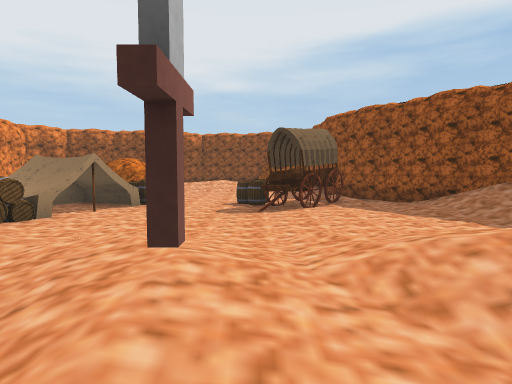
View 1 (above)

16 first-person views from a walk through a scene from a Unity 3-D project. The camera is 1.5 m above the floor, tilts 4° down and sees 75° across. The floor is counted in squares, 2 m on a side. Each view is taken from the middle of a square. On the plan, view 1 faces up. The plan holds only what a view shows up to about 11 squares ahead; the rest is blank.

View 2
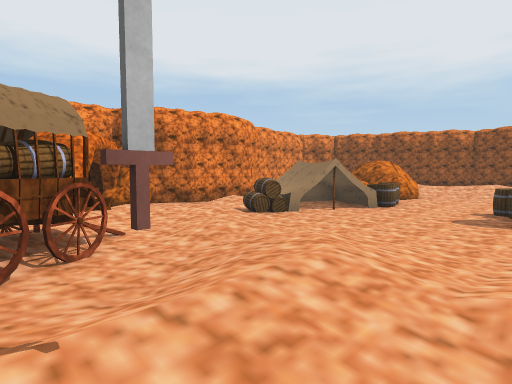

View 3
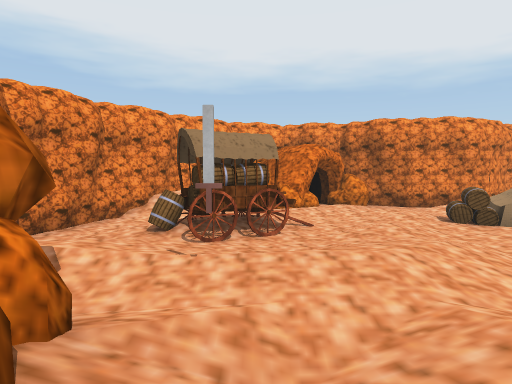

View 4
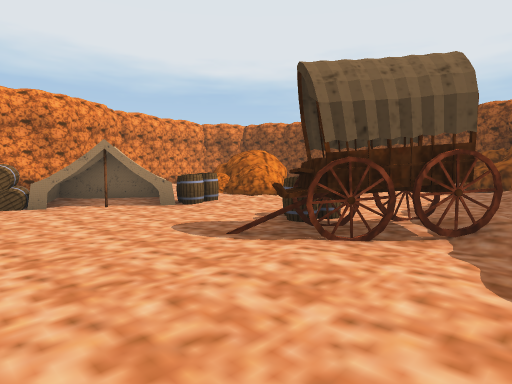

View 5
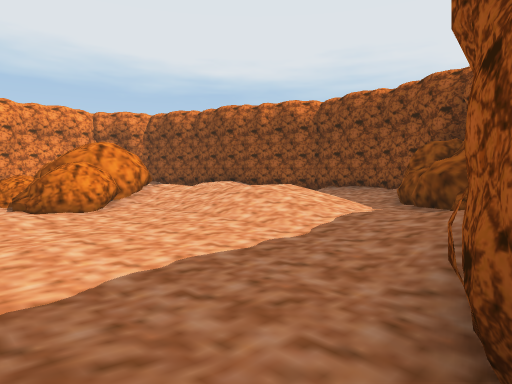

View 6
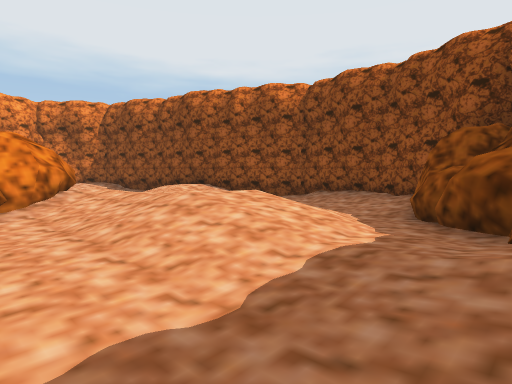

View 7
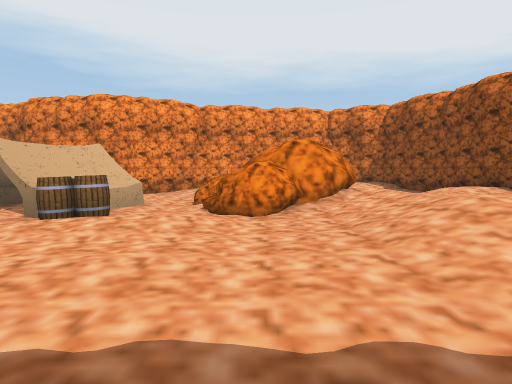

View 8
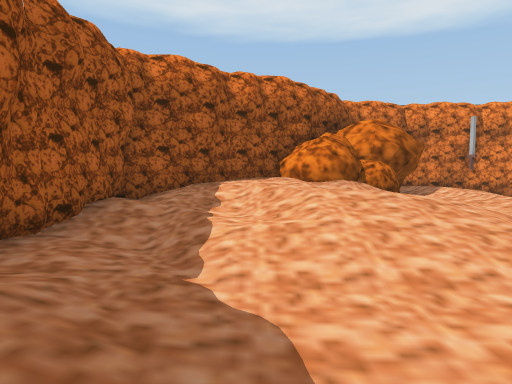

View 9
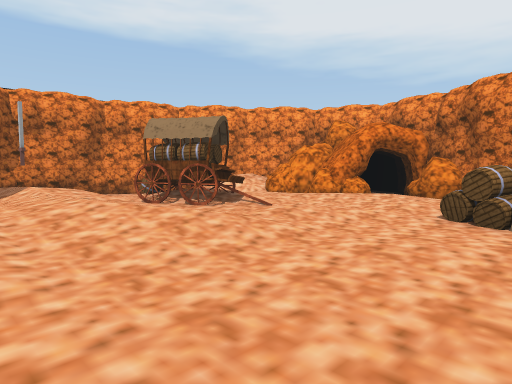

View 10
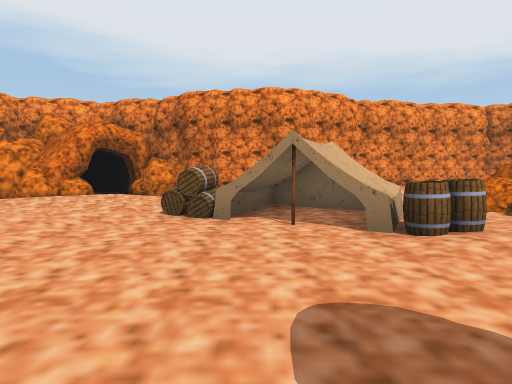

View 11
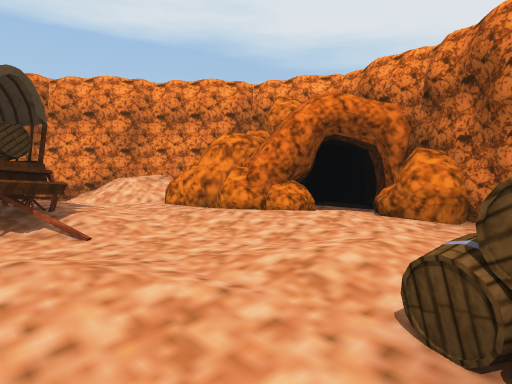

View 12
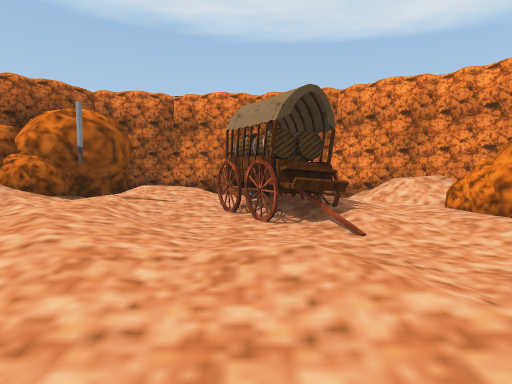

View 13
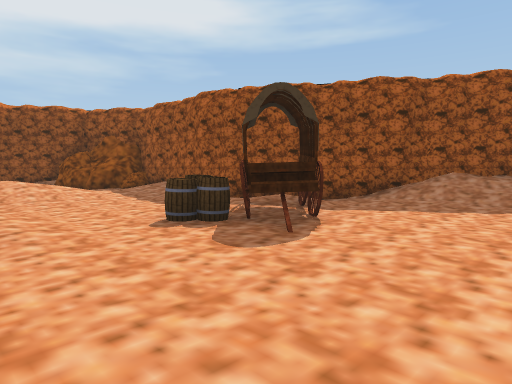

View 14
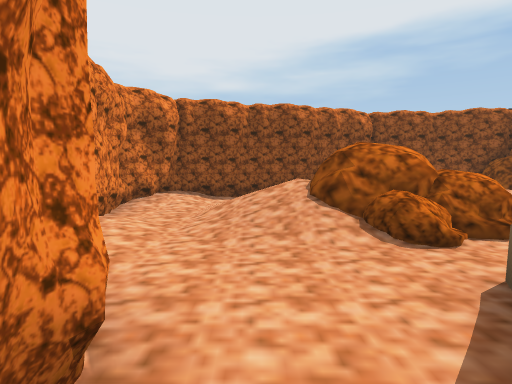

View 15
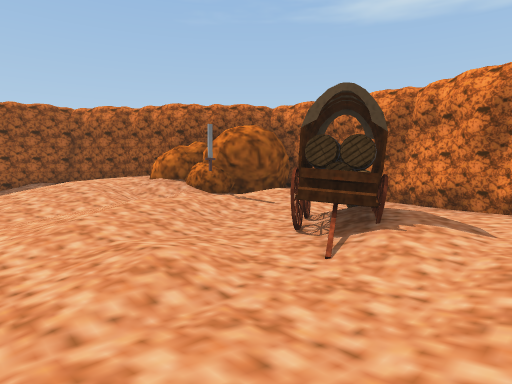

View 16
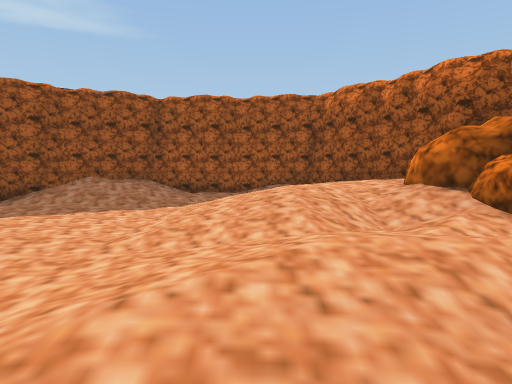

### Floor plan
Key: @ floor where view 1 was taken; # wall or solid block; . main floor; : floor 0.25 m higher than the main floor; - floor 0.25 m lower than the main floor; + floor 0.5 m higher than the main floor; * floor 0.75 m higher than the main floor; % floor 1 m higher than the main floor; / step, stairs or slope; = window, fence, low wall or low ledge; ^ raised ledge; T tent; B barrel; R rock; O other object.
Columns run from 10 left of view 1 to 7 right of it. Each row starts with its distance up from view 1.
 19       #####
 18    ####..:##
 17 ####++  ../R
 16 #:. ./    .#R
 15 #..    +*+:.:#
 14 #-/  R++//:./#
 13 #.//RRR......#
 12 #..//RR------#
 11 #.-./R...---.##
 10 ##-----..--..-##
  9  ##--TOB.-B#^..#
  8   #.-TT----#--.##
  7   #:TTT----..-./#
  6  ##--B-----.--./##
  5  #-....--------//#
  4  RR.........:::.:#
  3  #=R.--.:+:/**://#
  2  ##R../-.+://%/+##
  1    R..BB./O//*%%#
  0   OR..+O.:@/RR###
 -1   ##/./B:+/RRR
 -2    ##.-./+RR
 -3     ###-.:/R
 -4       #####

Where each view was taken, in squares from view 1:
view 1: 0 up, 0 right, facing up
view 2: 0 up, 1 right, facing up-left
view 3: 1 up, 3 right, facing left
view 4: 5 up, 3 right, facing up-left
view 5: 10 up, 3 right, facing up-left
view 6: 12 up, 2 right, facing up-left
view 7: 12 up, 2 right, facing left
view 8: 7 up, 4 right, facing down
view 9: 7 up, 1 right, facing down-left
view 10: 7 up, 1 right, facing left
view 11: 6 up, 3 left, facing down-left
view 12: 6 up, 3 left, facing down
view 13: 5 up, 3 left, facing up-right
view 14: 7 up, 7 left, facing up
view 15: 5 up, 6 left, facing down-right
view 16: 3 up, 3 left, facing right
